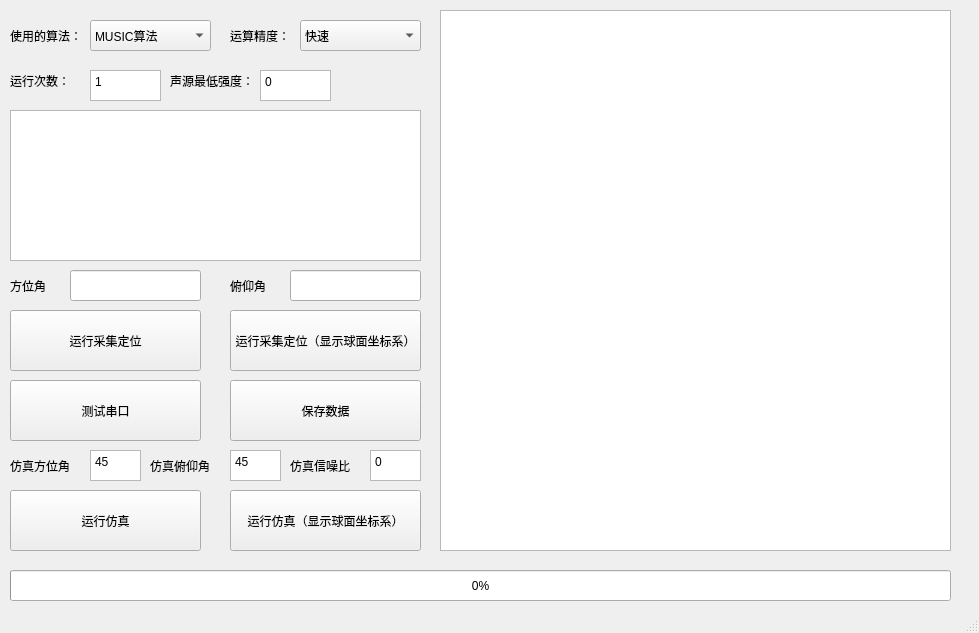
<?xml version="1.0" encoding="UTF-8"?>
<ui version="4.0">
 <class>MainWindow</class>
 <widget class="QMainWindow" name="MainWindow">
  <property name="geometry">
   <rect>
    <x>0</x>
    <y>0</y>
    <width>979</width>
    <height>633</height>
   </rect>
  </property>
  <property name="cursor">
   <cursorShape>ArrowCursor</cursorShape>
  </property>
  <property name="windowTitle">
   <string>空气远场声源定位系统</string>
  </property>
  <widget class="QWidget" name="centralwidget">
   <widget class="QPushButton" name="pushButton">
    <property name="geometry">
     <rect>
      <x>10</x>
      <y>310</y>
      <width>191</width>
      <height>61</height>
     </rect>
    </property>
    <property name="text">
     <string>运行采集定位</string>
    </property>
   </widget>
   <widget class="QPushButton" name="pushButton_2">
    <property name="geometry">
     <rect>
      <x>230</x>
      <y>380</y>
      <width>191</width>
      <height>61</height>
     </rect>
    </property>
    <property name="text">
     <string>保存数据</string>
    </property>
   </widget>
   <widget class="QPushButton" name="pushButton_3">
    <property name="geometry">
     <rect>
      <x>10</x>
      <y>380</y>
      <width>191</width>
      <height>61</height>
     </rect>
    </property>
    <property name="text">
     <string>测试串口</string>
    </property>
   </widget>
   <widget class="QTextEdit" name="textEdit">
    <property name="geometry">
     <rect>
      <x>90</x>
      <y>70</y>
      <width>71</width>
      <height>31</height>
     </rect>
    </property>
    <property name="html">
     <string>&lt;!DOCTYPE HTML PUBLIC &quot;-//W3C//DTD HTML 4.0//EN&quot; &quot;http://www.w3.org/TR/REC-html40/strict.dtd&quot;&gt;
&lt;html&gt;&lt;head&gt;&lt;meta name=&quot;qrichtext&quot; content=&quot;1&quot; /&gt;&lt;style type=&quot;text/css&quot;&gt;
p, li { white-space: pre-wrap; }
&lt;/style&gt;&lt;/head&gt;&lt;body style=&quot; font-family:'SimSun'; font-size:9pt; font-weight:400; font-style:normal;&quot;&gt;
&lt;p style=&quot; margin-top:0px; margin-bottom:0px; margin-left:0px; margin-right:0px; -qt-block-indent:0; text-indent:0px;&quot;&gt;1&lt;/p&gt;&lt;/body&gt;&lt;/html&gt;</string>
    </property>
   </widget>
   <widget class="QTextBrowser" name="textBrowser_3">
    <property name="geometry">
     <rect>
      <x>10</x>
      <y>110</y>
      <width>411</width>
      <height>151</height>
     </rect>
    </property>
   </widget>
   <widget class="QTextEdit" name="textEdit_2">
    <property name="geometry">
     <rect>
      <x>260</x>
      <y>70</y>
      <width>71</width>
      <height>31</height>
     </rect>
    </property>
    <property name="html">
     <string>&lt;!DOCTYPE HTML PUBLIC &quot;-//W3C//DTD HTML 4.0//EN&quot; &quot;http://www.w3.org/TR/REC-html40/strict.dtd&quot;&gt;
&lt;html&gt;&lt;head&gt;&lt;meta name=&quot;qrichtext&quot; content=&quot;1&quot; /&gt;&lt;style type=&quot;text/css&quot;&gt;
p, li { white-space: pre-wrap; }
&lt;/style&gt;&lt;/head&gt;&lt;body style=&quot; font-family:'SimSun'; font-size:9pt; font-weight:400; font-style:normal;&quot;&gt;
&lt;p style=&quot; margin-top:0px; margin-bottom:0px; margin-left:0px; margin-right:0px; -qt-block-indent:0; text-indent:0px;&quot;&gt;0&lt;/p&gt;&lt;/body&gt;&lt;/html&gt;</string>
    </property>
   </widget>
   <widget class="QPushButton" name="pushButton_4">
    <property name="geometry">
     <rect>
      <x>230</x>
      <y>310</y>
      <width>191</width>
      <height>61</height>
     </rect>
    </property>
    <property name="text">
     <string>运行采集定位（显示球面坐标系）</string>
    </property>
   </widget>
   <widget class="QGraphicsView" name="graphicsView">
    <property name="geometry">
     <rect>
      <x>440</x>
      <y>10</y>
      <width>511</width>
      <height>541</height>
     </rect>
    </property>
    <property name="verticalScrollBarPolicy">
     <enum>Qt::ScrollBarAsNeeded</enum>
    </property>
    <property name="horizontalScrollBarPolicy">
     <enum>Qt::ScrollBarAsNeeded</enum>
    </property>
    <property name="sizeAdjustPolicy">
     <enum>QAbstractScrollArea::AdjustToContents</enum>
    </property>
   </widget>
   <widget class="QLineEdit" name="lineEdit_3">
    <property name="geometry">
     <rect>
      <x>70</x>
      <y>270</y>
      <width>131</width>
      <height>31</height>
     </rect>
    </property>
    <property name="readOnly">
     <bool>true</bool>
    </property>
   </widget>
   <widget class="QLineEdit" name="lineEdit_4">
    <property name="geometry">
     <rect>
      <x>290</x>
      <y>270</y>
      <width>131</width>
      <height>31</height>
     </rect>
    </property>
    <property name="readOnly">
     <bool>true</bool>
    </property>
   </widget>
   <widget class="QPushButton" name="pushButton_5">
    <property name="geometry">
     <rect>
      <x>10</x>
      <y>490</y>
      <width>191</width>
      <height>61</height>
     </rect>
    </property>
    <property name="text">
     <string>运行仿真</string>
    </property>
   </widget>
   <widget class="QPushButton" name="pushButton_6">
    <property name="geometry">
     <rect>
      <x>230</x>
      <y>490</y>
      <width>191</width>
      <height>61</height>
     </rect>
    </property>
    <property name="text">
     <string>运行仿真（显示球面坐标系）</string>
    </property>
   </widget>
   <widget class="QTextEdit" name="textEdit_7">
    <property name="geometry">
     <rect>
      <x>90</x>
      <y>450</y>
      <width>51</width>
      <height>31</height>
     </rect>
    </property>
    <property name="html">
     <string>&lt;!DOCTYPE HTML PUBLIC &quot;-//W3C//DTD HTML 4.0//EN&quot; &quot;http://www.w3.org/TR/REC-html40/strict.dtd&quot;&gt;
&lt;html&gt;&lt;head&gt;&lt;meta name=&quot;qrichtext&quot; content=&quot;1&quot; /&gt;&lt;style type=&quot;text/css&quot;&gt;
p, li { white-space: pre-wrap; }
&lt;/style&gt;&lt;/head&gt;&lt;body style=&quot; font-family:'SimSun'; font-size:9pt; font-weight:400; font-style:normal;&quot;&gt;
&lt;p style=&quot; margin-top:0px; margin-bottom:0px; margin-left:0px; margin-right:0px; -qt-block-indent:0; text-indent:0px;&quot;&gt;45&lt;/p&gt;&lt;/body&gt;&lt;/html&gt;</string>
    </property>
   </widget>
   <widget class="QTextEdit" name="textEdit_8">
    <property name="geometry">
     <rect>
      <x>230</x>
      <y>450</y>
      <width>51</width>
      <height>31</height>
     </rect>
    </property>
    <property name="html">
     <string>&lt;!DOCTYPE HTML PUBLIC &quot;-//W3C//DTD HTML 4.0//EN&quot; &quot;http://www.w3.org/TR/REC-html40/strict.dtd&quot;&gt;
&lt;html&gt;&lt;head&gt;&lt;meta name=&quot;qrichtext&quot; content=&quot;1&quot; /&gt;&lt;style type=&quot;text/css&quot;&gt;
p, li { white-space: pre-wrap; }
&lt;/style&gt;&lt;/head&gt;&lt;body style=&quot; font-family:'SimSun'; font-size:9pt; font-weight:400; font-style:normal;&quot;&gt;
&lt;p style=&quot; margin-top:0px; margin-bottom:0px; margin-left:0px; margin-right:0px; -qt-block-indent:0; text-indent:0px;&quot;&gt;45&lt;/p&gt;&lt;/body&gt;&lt;/html&gt;</string>
    </property>
   </widget>
   <widget class="QTextEdit" name="textEdit_9">
    <property name="geometry">
     <rect>
      <x>370</x>
      <y>450</y>
      <width>51</width>
      <height>31</height>
     </rect>
    </property>
    <property name="html">
     <string>&lt;!DOCTYPE HTML PUBLIC &quot;-//W3C//DTD HTML 4.0//EN&quot; &quot;http://www.w3.org/TR/REC-html40/strict.dtd&quot;&gt;
&lt;html&gt;&lt;head&gt;&lt;meta name=&quot;qrichtext&quot; content=&quot;1&quot; /&gt;&lt;style type=&quot;text/css&quot;&gt;
p, li { white-space: pre-wrap; }
&lt;/style&gt;&lt;/head&gt;&lt;body style=&quot; font-family:'SimSun'; font-size:9pt; font-weight:400; font-style:normal;&quot;&gt;
&lt;p style=&quot; margin-top:0px; margin-bottom:0px; margin-left:0px; margin-right:0px; -qt-block-indent:0; text-indent:0px;&quot;&gt;0&lt;/p&gt;&lt;/body&gt;&lt;/html&gt;</string>
    </property>
   </widget>
   <widget class="QComboBox" name="comboBox">
    <property name="geometry">
     <rect>
      <x>90</x>
      <y>20</y>
      <width>121</width>
      <height>31</height>
     </rect>
    </property>
    <item>
     <property name="text">
      <string>MUSIC算法</string>
     </property>
    </item>
    <item>
     <property name="text">
      <string>MVDR算法</string>
     </property>
    </item>
    <item>
     <property name="text">
      <string>CBF算法</string>
     </property>
    </item>
   </widget>
   <widget class="QLabel" name="label">
    <property name="geometry">
     <rect>
      <x>10</x>
      <y>20</y>
      <width>81</width>
      <height>31</height>
     </rect>
    </property>
    <property name="text">
     <string>使用的算法：</string>
    </property>
   </widget>
   <widget class="QLabel" name="label_2">
    <property name="geometry">
     <rect>
      <x>10</x>
      <y>60</y>
      <width>61</width>
      <height>41</height>
     </rect>
    </property>
    <property name="text">
     <string>运行次数：</string>
    </property>
   </widget>
   <widget class="QLabel" name="label_3">
    <property name="geometry">
     <rect>
      <x>170</x>
      <y>60</y>
      <width>81</width>
      <height>41</height>
     </rect>
    </property>
    <property name="text">
     <string>声源最低强度：</string>
    </property>
   </widget>
   <widget class="QLabel" name="label_4">
    <property name="geometry">
     <rect>
      <x>10</x>
      <y>270</y>
      <width>51</width>
      <height>31</height>
     </rect>
    </property>
    <property name="text">
     <string>方位角</string>
    </property>
   </widget>
   <widget class="QLabel" name="label_5">
    <property name="geometry">
     <rect>
      <x>230</x>
      <y>270</y>
      <width>51</width>
      <height>31</height>
     </rect>
    </property>
    <property name="text">
     <string>俯仰角</string>
    </property>
   </widget>
   <widget class="QLabel" name="label_6">
    <property name="geometry">
     <rect>
      <x>10</x>
      <y>450</y>
      <width>71</width>
      <height>31</height>
     </rect>
    </property>
    <property name="text">
     <string>仿真方位角</string>
    </property>
   </widget>
   <widget class="QLabel" name="label_7">
    <property name="geometry">
     <rect>
      <x>150</x>
      <y>450</y>
      <width>71</width>
      <height>31</height>
     </rect>
    </property>
    <property name="text">
     <string>仿真俯仰角</string>
    </property>
   </widget>
   <widget class="QLabel" name="label_8">
    <property name="geometry">
     <rect>
      <x>290</x>
      <y>450</y>
      <width>71</width>
      <height>31</height>
     </rect>
    </property>
    <property name="text">
     <string>仿真信噪比</string>
    </property>
   </widget>
   <widget class="QLabel" name="label_9">
    <property name="geometry">
     <rect>
      <x>230</x>
      <y>20</y>
      <width>61</width>
      <height>31</height>
     </rect>
    </property>
    <property name="text">
     <string>运算精度：</string>
    </property>
   </widget>
   <widget class="QComboBox" name="comboBox_2">
    <property name="geometry">
     <rect>
      <x>300</x>
      <y>20</y>
      <width>121</width>
      <height>31</height>
     </rect>
    </property>
    <item>
     <property name="text">
      <string>快速</string>
     </property>
    </item>
    <item>
     <property name="text">
      <string>精确</string>
     </property>
    </item>
   </widget>
   <widget class="QProgressBar" name="progressBar">
    <property name="geometry">
     <rect>
      <x>10</x>
      <y>570</y>
      <width>941</width>
      <height>31</height>
     </rect>
    </property>
    <property name="value">
     <number>0</number>
    </property>
   </widget>
  </widget>
  <widget class="QStatusBar" name="statusbar"/>
 </widget>
 <resources/>
 <connections/>
</ui>
